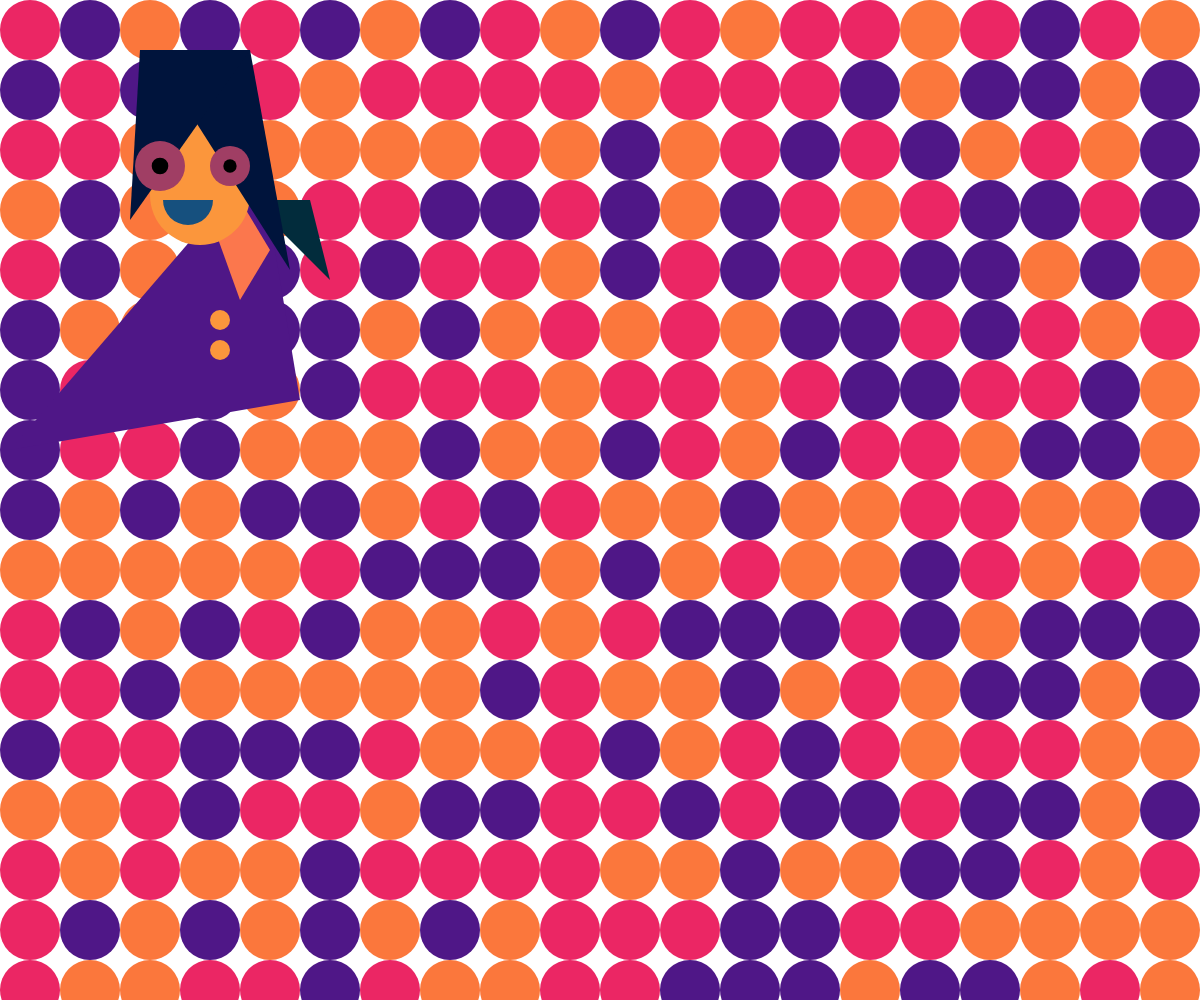
Frame 1 (no input)
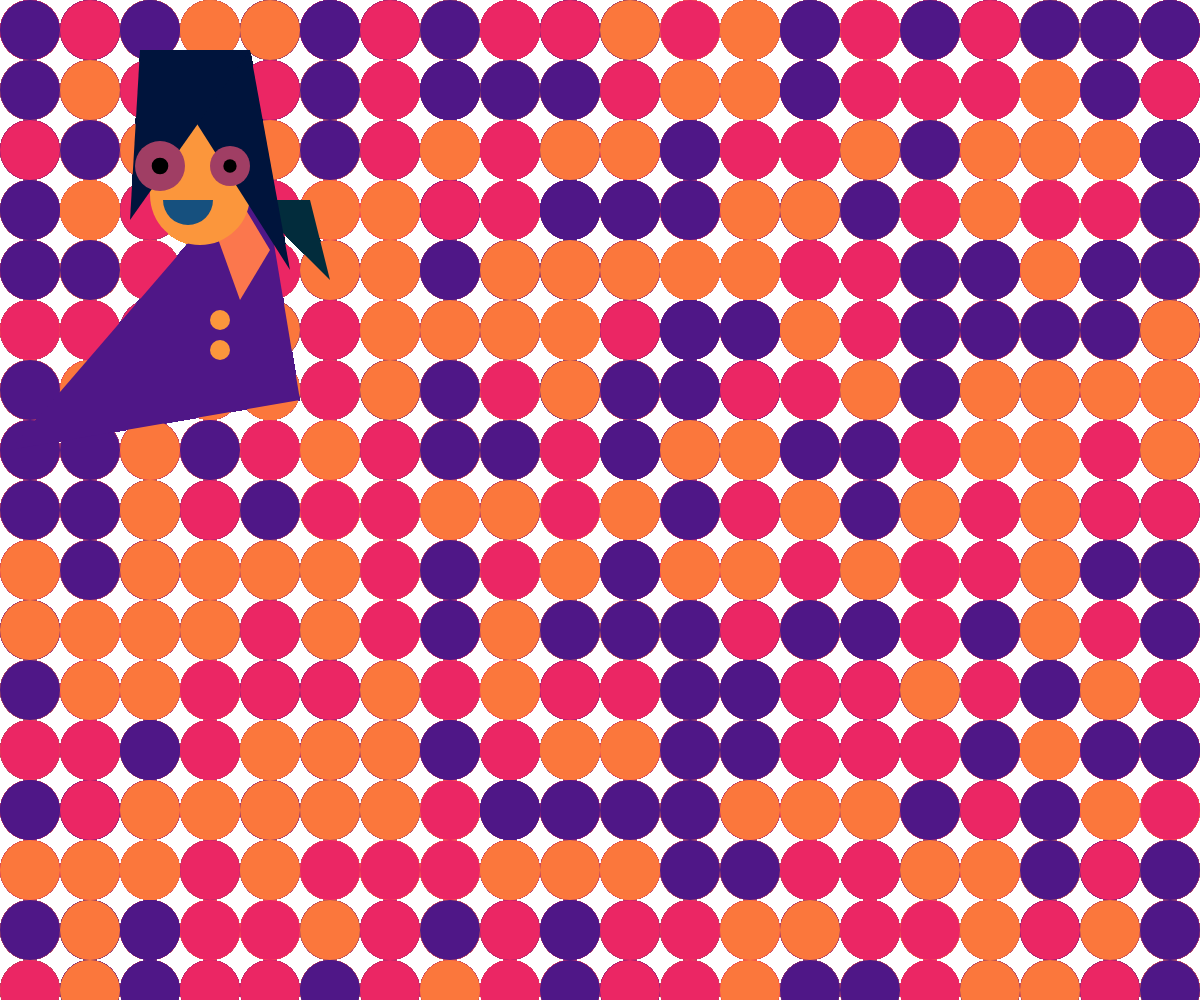
Frame 60 (no input)
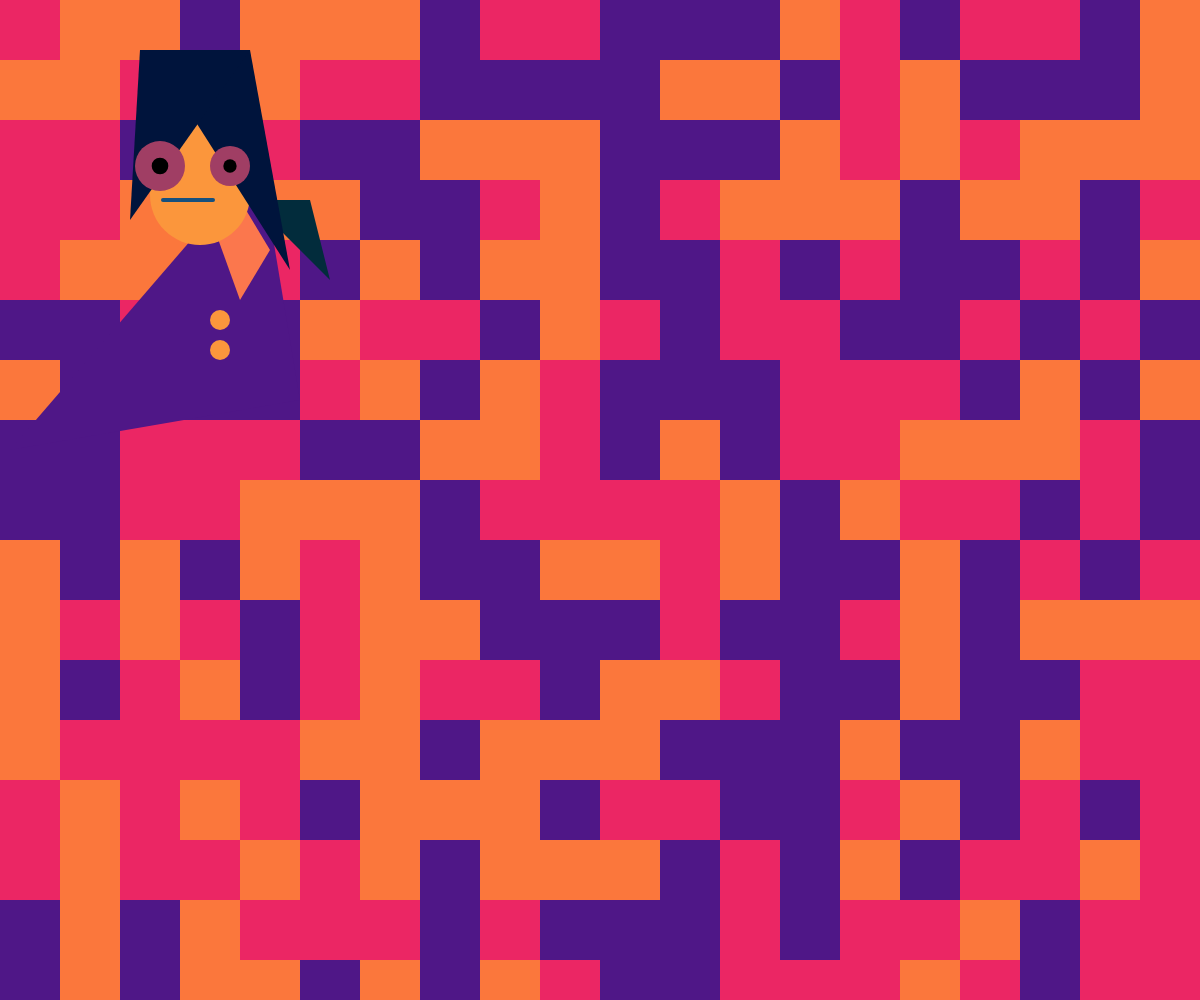
Frame 120 (the mouse pressed at the canvas centre since frame 60)

The p5.js sketch that drew these frames (run headless with seeded random() and noise() and a simulated clock; from frame 60 on, the mouse is pressed at the canvas centre):

// p5.js sketch
// ── sketch.js

// https://editor.p5js.org/jht9629-nyu/sketches/8jAgwd_bf
// https://editor.p5js.org/yueyanZ/sketches/J-_xfYSNi

let size = 60;

const palette = [
  [79, 23, 135, 255], // #4F1787
  [251, 119, 60, 255], // #FB773C
  [235, 38, 100, 255], // #EB2664
];

function setup() {
  createCanvas(windowWidth, windowHeight);
  angleMode(DEGREES);
  rectMode(CENTER); // rotation around center if needed
  angleMode(DEGREES);
  noStroke();
}

function draw() {
  drawBackground(); // draw the circle/square pattern
  drawPortrait(); // draw the Zoog portrait
}

// ---------------------- Functions ---------------------- //

function drawBackground() {
  for (let x = size / 2; x < width; x += size) {
    for (let y = size / 2; y < height; y += size) {
      const [r, g, b, a] = palette[floor(random(palette.length))];
      fill(r, g, b, a);

      push();
      translate(x, y);

      if (mouseIsPressed) {
        rect(0, 0, size, size); // square on mouse press
      } else {
        ellipse(0, 0, size, size); // circle normally
      }

      pop();
    }
  }
}

function drawPortrait() {
  drawBody();
  drawNeck();
  drawFace();
  drawHair();
  drawMouth();
  drawEye(160, 166, 50, 100); // left eye
  drawEye(230, 166, 40, 100); // right eye
  drawButtons();
}

// ---------------------- Portrait Parts ---------------------- //

function drawBody() {
  fill(79, 23, 135, 255);
  triangle(300, 400, 10, 450, 260, 160);
}

function drawNeck() {
  fill(251, 119, 77, 255);
  triangle(240, 300, 270, 250, 150, 50);
}

function drawFace() {
  fill(251, 150, 60, 255);
  rect(200, 170, 100, 150, 55);
  noStroke();
}

function drawHair() {
  fill(2, 44, 60);
  triangle(250, 200, 310, 200, 330, 280);
  fill(0, 20, 60);
  triangle(290, 270, 250, 50, 150, 50);
  triangle(130, 220, 250, 50, 140, 50);
}

function drawEye(x, y, size, irisHue) {
  fill(160, 62, irisHue);
  circle(x, y, size);
  fill(0, 0, 0);
  circle(x, y, size / 3);
}

function drawButtons() {
  fill(251, 150, 60, 255);
  circle(220, 320, 20);
  circle(220, 350, 20);
}

function drawMouth() {
  if (mouseIsPressed) {
    // Draw a straight line when mouse pressed
    stroke(22, 80, 126);
    strokeWeight(4);
    line(163, 200, 213, 200);
    noStroke();
  } else {
    // Draw a smile when not pressed
    fill(22, 80, 126);
    noStroke();
    arc(188, 200, 50, 50, 0, 180); // use DEGREES mode
  }
}
